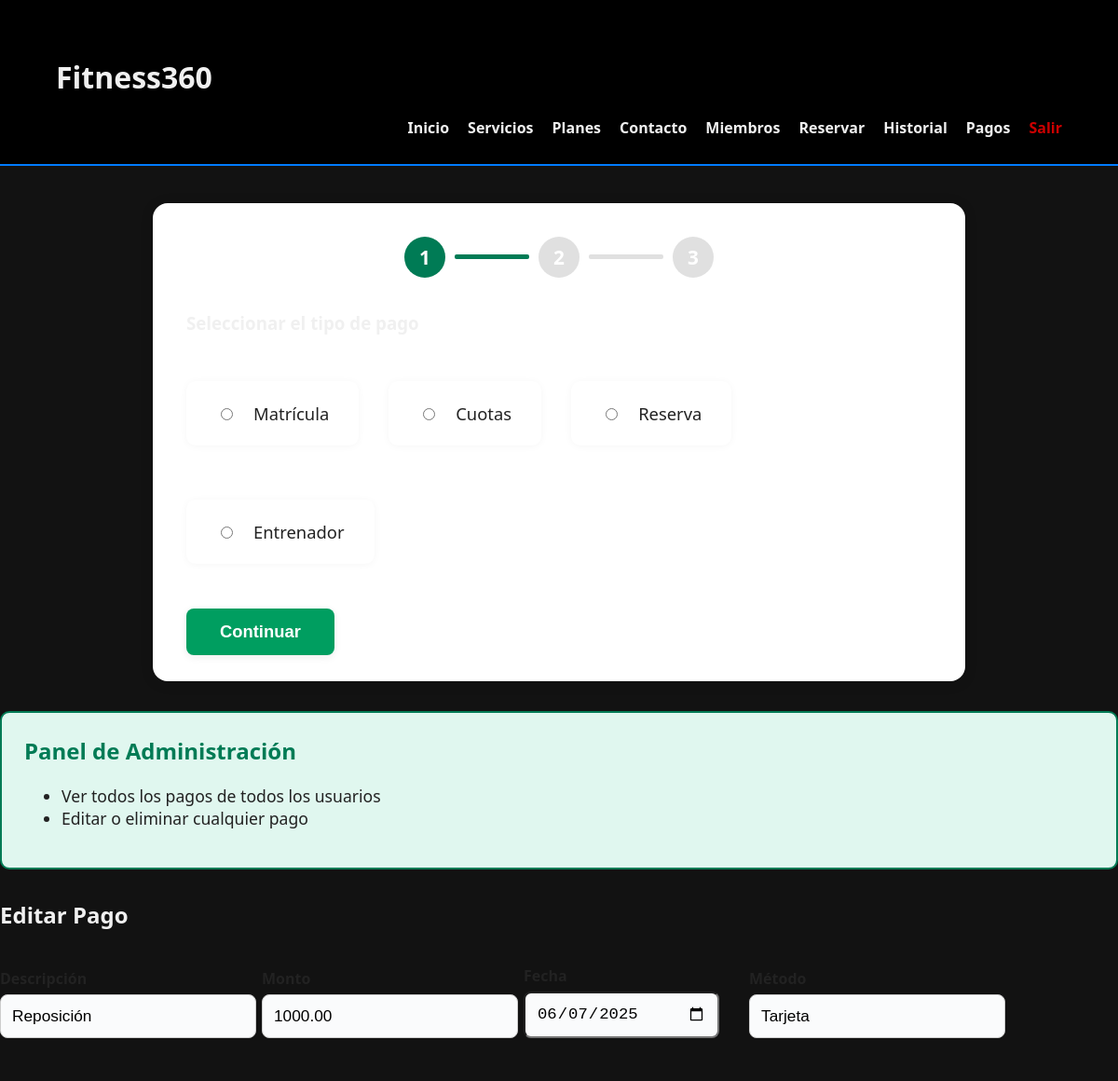
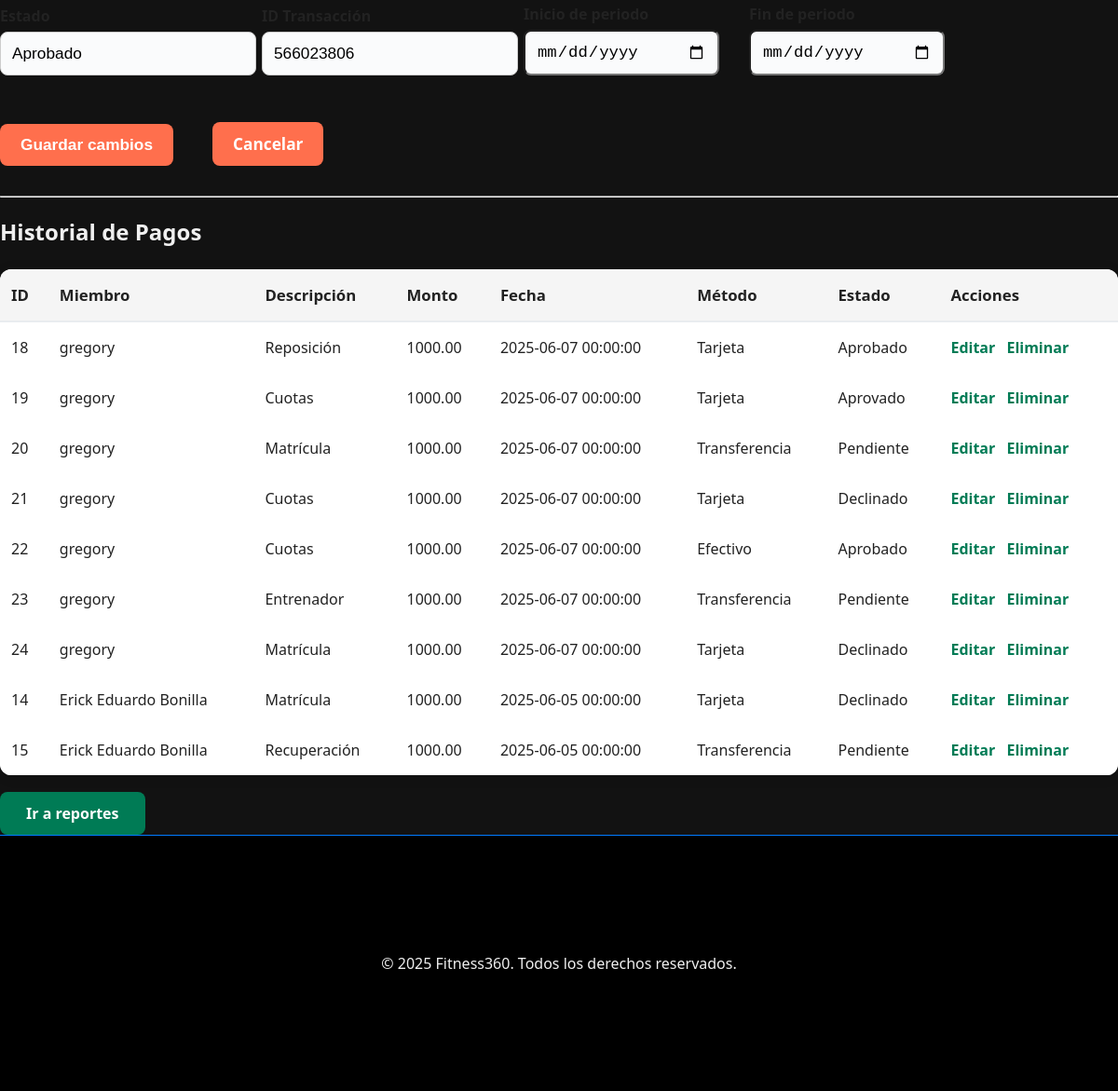
Screenshot of /fitness360_web/src/index.php?page=pagos&editar=18 (signed in) with the database file from the repository (2 pictures, top to bottom).
### tables this page shows
CREATE TABLE `Pagos` (
  `IDPago` int NOT NULL AUTO_INCREMENT,
  `IDMiembro` int NOT NULL,
  `DescripcionPago` varchar(255) NOT NULL,
  `Monto` decimal(10,2) NOT NULL,
  `FechaPago` timestamp NULL DEFAULT CURRENT_TIMESTAMP,
  `MetodoPago` varchar(50) DEFAULT NULL,
  `EstadoPago` varchar(50) DEFAULT NULL,
  `IDTransaccion` varchar(255) DEFAULT NULL,
  `FechaInicioPeriodo` date DEFAULT NULL,
  `FechaFinPeriodo` date DEFAULT NULL,
  PRIMARY KEY (`IDPago`),
  KEY `IDMiembro` (`IDMiembro`),
  CONSTRAINT `Pagos_ibfk_1` FOREIGN KEY (`IDMiembro`) REFERENCES `Miembros` (`IDMiembro`)
);

CREATE TABLE `Miembros` (
  `IDMiembro` int NOT NULL AUTO_INCREMENT,
  `NombreCompleto` varchar(255) NOT NULL,
  `CorreoElectronico` varchar(255) NOT NULL,
  `Password` varchar(255) NOT NULL,
  `NumeroTelefono` varchar(20) DEFAULT NULL,
  `FechaRegistro` timestamp NULL DEFAULT CURRENT_TIMESTAMP,
  `EsAdmin` tinyint(1) DEFAULT '0',
  `Rol` varchar(20) DEFAULT 'usuario',
  PRIMARY KEY (`IDMiembro`),
  UNIQUE KEY `CorreoElectronico` (`CorreoElectronico`)
);

### fitness360_web/src/pages/pagos.php (the view, shortened to what this page needs)
<?php
require_once __DIR__ . '/../includes/conexion.php';
$isAdmin = (isset($_SESSION['Rol']) && $_SESSION['Rol'] === 'admin');
$editarPago = null;
if ($isAdmin && isset($_GET['editar'])) {
    $idPago = intval($_GET['editar']);
    $res = $mysqli->query("SELECT * FROM Pagos WHERE IDPago = $idPago");
    $editarPago = $res->fetch_assoc();
}
?>
<div class="wizard-container">
  <div class="wizard-steps">
    <div class="step" id="step-ind-1">1</div>
    <div class="step-line"></div>
    <div class="step" id="step-ind-2">2</div>
    <div class="step-line"></div>
    <div class="step" id="step-ind-3">3</div>
  </div>
  <form id="pagosWizardForm" method="post" action="">
    <div class="wizard-step" id="step1">
      <h3>Seleccionar el tipo de pago</h3>
      <div class="wizard-options">
        <label><input type="radio" name="tipo_pago" value="Matrícula" required> Matrícula</label>
        <label><input type="radio" name="tipo_pago" value="Cuotas"> Cuotas</label>
        <label><input type="radio" name="tipo_pago" value="Reserva"> Reserva</label>
        <label><input type="radio" name="tipo_pago" value="Entrenador"> Entrenador</label>
      </div>
      <button type="button" class="next-btn" onclick="nextStep()">Continuar</button>
    </div>
  </form>
</div>
<?php
$isAdmin = (isset($_SESSION['Rol']) && $_SESSION['Rol'] === 'admin');
?>
<?php if ($isAdmin): ?>
  <div style="background:#e0f7ef; border:2px solid #007b55; border-radius:10px; padding:24px; margin:32px 0;">
    <h2 style="color:#007b55; margin-top:0;">Panel de Administración</h2>
    <ul style="font-size:1.1rem; color:#222;">
      <li>Ver todos los pagos de todos los usuarios</li>
      <li>Editar o eliminar cualquier pago</li>
    </ul>
  </div>
  <?php if ($editarPago): ?>
    <h2>Editar Pago</h2>
    <form method="post" class="pagos-form">
      <label>Descripción
        <input type="text" name="descripcion" value="<?= htmlspecialchars($editarPago['DescripcionPago']) ?>" required>
      </label>
      <label>Monto
        <input type="number" name="monto" value="<?= $editarPago['Monto'] ?>" step="0.01" required>
      </label>
      <label>Fecha
        <input type="date" name="fecha" value="<?= substr($editarPago['FechaPago'],0,10) ?>" required>
      </label>
      <label>Método
        <input type="text" name="metodo" value="<?= htmlspecialchars($editarPago['MetodoPago']) ?>" required>
      </label>
      <label>Estado
        <input type="text" name="estado" value="<?= htmlspecialchars($editarPago['EstadoPago']) ?>" required>
      </label>
      <label>ID Transacción
        <input type="text" name="idtransaccion" value="<?= htmlspecialchars($editarPago['IDTransaccion']) ?>">
      </label>
      <label>Inicio de periodo
        <input type="date" name="fechainicio" value="<?= $editarPago['FechaInicioPeriodo'] ?>">
      </label>
      <label>Fin de periodo
        <input type="date" name="fechafin" value="<?= $editarPago['FechaFinPeriodo'] ?>">
      </label>
      <button type="submit" name="editar">Guardar cambios</button>
      <a href="index.php?page=pagos">Cancelar</a>
    </form>
    <hr>
  <?php endif; ?>
  <h2>Historial de Pagos</h2>
  <table class="pagos-table">
    <tr>
      <th>ID</th>
      <th>Miembro</th>
      <th>Descripción</th>
      <th>Monto</th>
      <th>Fecha</th>
      <th>Método</th>
      <th>Estado</th>
      <th>Acciones</th>
    </tr>
    <?php
    $result = $mysqli->query("SELECT p.*, m.NombreCompleto FROM Pagos p JOIN Miembros m ON p.IDMiembro = m.IDMiembro ORDER BY FechaPago DESC");
    while ($row = $result->fetch_assoc()):
    ?>
    <tr>
      <td><?= $row['IDPago'] ?></td>
      <td><?= htmlspecialchars($row['NombreCompleto']) ?></td>
      <td><?= htmlspecialchars($row['DescripcionPago']) ?></td>
      <td><?= $row['Monto'] ?></td>
      <td><?= $row['FechaPago'] ?></td>
      <td><?= $row['MetodoPago'] ?></td>
      <td><?= $row['EstadoPago'] ?></td>
      <td class="acciones">
        <a href="index.php?page=pagos&editar=<?= $row['IDPago'] ?>">Editar</a>
        <a href="index.php?page=pagos&eliminar=<?= $row['IDPago'] ?>" onclick="return confirm('¿Seguro que deseas eliminar este pago?')">Eliminar</a>
      </td>
    </tr>
    <?php endwhile; ?>
  </table>
<?php endif; ?>
<a href="index.php?page=admin_pagos" target="_blank" style="display:inline-block; margin-top:18px; background:#007b55; color:#fff; padding:12px 28px; border-radius:8px; text-decoration:none; font-weight:bold;">Ir a reportes</a>

### fitness360_web/src/css/style.css (style rules this page uses)
body { margin: 0; font-family: 'Segoe UI', sans-serif; background-color: #121212; color: #f0f0f0; }

### fitness360_web/src/pages/pagos.php (style rules this page uses)
.pagos-form { display: flex; flex-wrap: wrap; gap: 24px 32px; align-items: flex-end; margin-bottom: 32px; }
.pagos-form label { display: flex; flex-direction: column; font-weight: 600; color: #222; font-size: 1rem; min-width: 210px; }
.pagos-form input[type="text"], .pagos-form input[type="number"], .pagos-form input[type="date"] { padding: 12px 12px; border: 1.5px solidrgb(12, 9, 9); border-radius: 8px; font-size: 1.08rem; background: #fafbfc; margin-top: 6px; transition: border 0.2s; }
.pagos-form button, .pagos-form a { padding: 12px 22px; border: none; border-radius: 8px; background: #ff6f4d; color: #fff; font-weight: bold; font-size: 1.08rem; cursor: pointer; margin-top: 18px; margin-right: 10px; transition: background 0.2s; text-decoration: none; display: inline-block; }
.pagos-table { width: 100%; border-collapse: separate; border-spacing: 0; background: #fff; margin-top: 24px; border-radius: 12px; overflow: hidden; box-shadow: 0 2px 16px rgba(0,0,0,0.07); }
.pagos-table th, .pagos-table td { padding: 16px 12px; text-align: left; }
.pagos-table th { background: #f5f5f5; color: #222; font-weight: bold; font-size: 1.05rem; border-bottom: 2px solid #e9ecef; }
.pagos-table tr { border-bottom: 1px solid #e9ecef; }
.pagos-table tr:last-child { border-bottom: none; }
.pagos-table td { color: #222; background: #fff; font-weight: 500; }
.pagos-table .acciones a { color: #007b55; font-weight: bold; margin-right: 8px; text-decoration: none; transition: color 0.2s; }
.wizard-container { max-width: 800px; margin: 40px auto 32px auto; background: #fff; border-radius: 16px; box-shadow: 0 2px 16px rgba(0,0,0,0.09); padding: 36px 36px 28px 36px; }
.wizard-steps { display: flex; align-items: center; justify-content: center; margin-bottom: 36px; }
.step { width: 44px; height: 44px; border-radius: 50%; background: #e0e0e0; color: #fff; display: flex; align-items: center; justify-content: center; font-weight: bold; font-size: 1.3rem; transition: background 0.2s; }
.step.active, .step.completed { background: #007b55; }
.step-line { width: 80px; height: 5px; background: #e0e0e0; margin: 0 10px; border-radius: 2px; }
.step.active + .step-line, .step.completed + .step-line { background: #007b55; }
.wizard-step { display: block; }
.wizard-options { display: flex; gap: 32px; margin: 32px 0 32px 0; flex-wrap: wrap; }
.wizard-options label { background: #fff; border-radius: 10px; padding: 22px 32px; font-size: 1.15rem; font-weight: 500; color: #222; cursor: pointer; box-shadow: 0 1px 8px rgba(0,0,0,0.04); transition: background 0.2s, box-shadow 0.2s, color 0.2s; display: flex; align-items: center; gap: 12px; }
.wizard-options input[type="radio"] { margin-right: 10px; }
.next-btn, .back-btn { padding: 14px 36px; border: none; border-radius: 8px; font-weight: bold; font-size: 1.15rem; margin: 8px 8px 0 0; transition: background 0.2s; box-shadow: 0 2px 8px rgba(0,0,0,0.08); opacity: 1; }
.next-btn { background: #009e60; color: #fff; }
label { display: block; margin: 18px 0 8px 0; }
input[type="text"], input[type="number"] { width: 100%; padding: 10px; border: 1.5px solid #ccc; border-radius: 6px; font-size: 1.08rem; }

### rows the page displays
pagos: descripcion "Reposición", monto "1000.00", fecha "06/07/2025", metodo "Tarjeta", estado "Aprobado", idtransaccion "566023806", IDPago "18", IDMiembro.NombreCompleto "gregory", DescripcionPago "Reposición", Monto "1000.00", FechaPago "2025-06-07 00:00:00", MetodoPago "Tarjeta", EstadoPago "Aprobado"
pagos: IDPago "19", IDMiembro.NombreCompleto "gregory", DescripcionPago "Cuotas", Monto "1000.00", FechaPago "2025-06-07 00:00:00", MetodoPago "Tarjeta", EstadoPago "Aprovado"
pagos: IDPago "20", IDMiembro.NombreCompleto "gregory", DescripcionPago "Matrícula", Monto "1000.00", FechaPago "2025-06-07 00:00:00", MetodoPago "Transferencia", EstadoPago "Pendiente"
pagos: IDPago "21", IDMiembro.NombreCompleto "gregory", DescripcionPago "Cuotas", Monto "1000.00", FechaPago "2025-06-07 00:00:00", MetodoPago "Tarjeta", EstadoPago "Declinado"
pagos: IDPago "22", IDMiembro.NombreCompleto "gregory", DescripcionPago "Cuotas", Monto "1000.00", FechaPago "2025-06-07 00:00:00", MetodoPago "Efectivo", EstadoPago "Aprobado"
pagos: IDPago "23", IDMiembro.NombreCompleto "gregory", DescripcionPago "Entrenador", Monto "1000.00", FechaPago "2025-06-07 00:00:00", MetodoPago "Transferencia", EstadoPago "Pendiente"
pagos: IDPago "24", IDMiembro.NombreCompleto "gregory", DescripcionPago "Matrícula", Monto "1000.00", FechaPago "2025-06-07 00:00:00", MetodoPago "Tarjeta", EstadoPago "Declinado"
pagos: IDPago "14", IDMiembro.NombreCompleto "Erick Eduardo Bonilla", DescripcionPago "Matrícula", Monto "1000.00", FechaPago "2025-06-05 00:00:00", MetodoPago "Tarjeta", EstadoPago "Declinado"
pagos: IDPago "15", IDMiembro.NombreCompleto "Erick Eduardo Bonilla", DescripcionPago "Recuperación", Monto "1000.00", FechaPago "2025-06-05 00:00:00", MetodoPago "Transferencia", EstadoPago "Pendiente"
